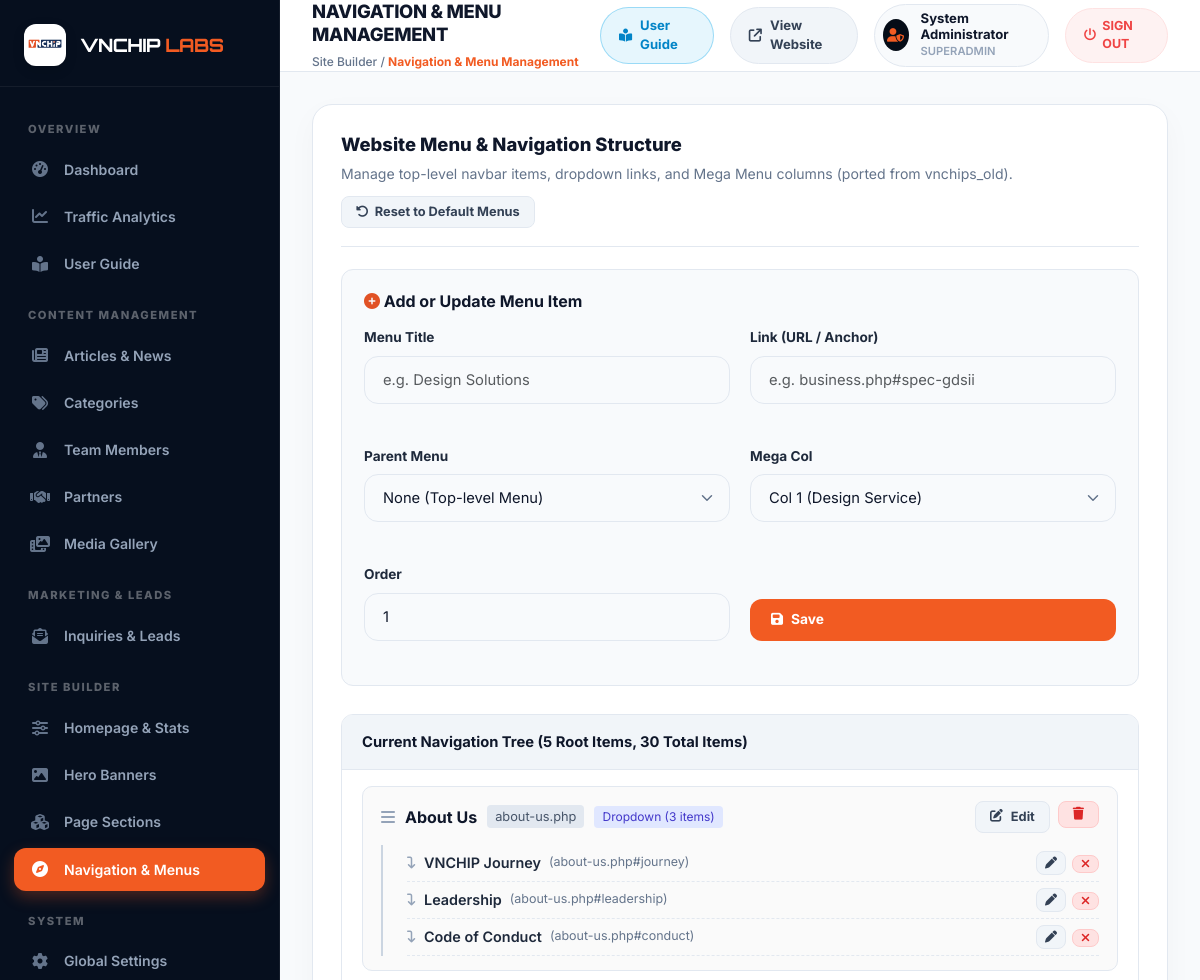
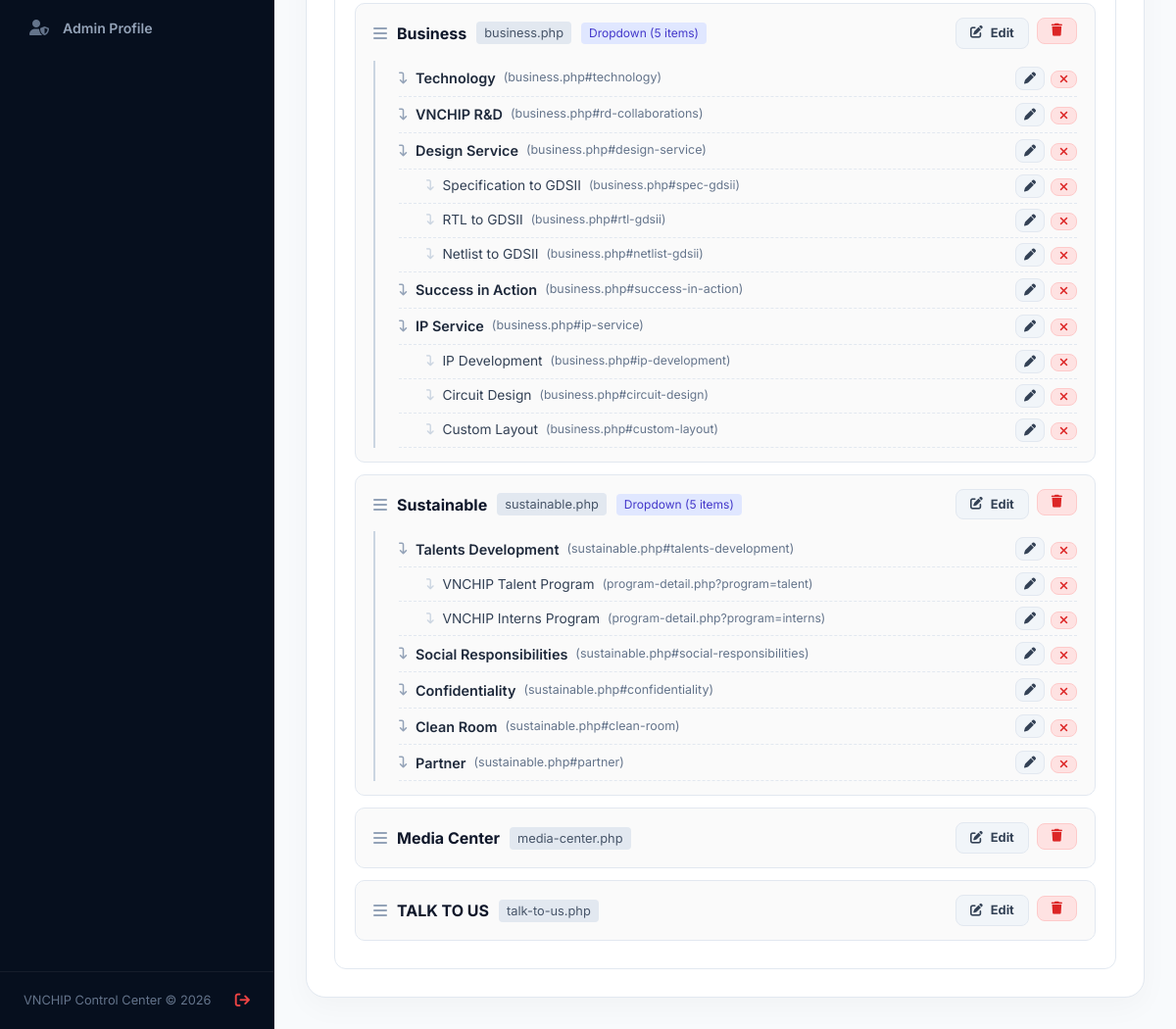
The app's page /chip-admin/menus.php (signed in) with its own data (2 pictures, top to bottom).
### tables this page shows
CREATE TABLE IF NOT EXISTS `menus` (
  `id` INT AUTO_INCREMENT PRIMARY KEY,
  `parent_id` INT DEFAULT 0 COMMENT 'ID of parent menu, 0 for main navigation',
  `title` VARCHAR(255) NOT NULL,
  `link` VARCHAR(255) DEFAULT '#',
  `sort_order` INT DEFAULT 0,
  `target` VARCHAR(20) DEFAULT '_self',
  `is_divider` TINYINT(1) DEFAULT 0,
  `column_group` INT DEFAULT 1
);

### includes/functions.php (called while the page is built, shortened)
<?php
function e($string) {
    return htmlspecialchars($string ?? '', ENT_QUOTES, 'UTF-8');
}

### chip-admin/menus.php (the view, shortened to what this page needs)
<?php
$pdo = Database::getInstance()->getConnection();
if ($pdo) {
    $pdo->exec("CREATE TABLE IF NOT EXISTS `menus` (
        `id` INT AUTO_INCREMENT PRIMARY KEY,
        `parent_id` INT DEFAULT 0,
        `title` VARCHAR(255) NOT NULL,
        `link` VARCHAR(255) DEFAULT '#',
        `sort_order` INT DEFAULT 0,
        `target` VARCHAR(20) DEFAULT '_self',
        `is_divider` TINYINT(1) DEFAULT 0,
        `column_group` INT DEFAULT 1
    ) ENGINE=InnoDB DEFAULT CHARSET=utf8mb4 COLLATE=utf8mb4_unicode_ci;");
}
$allMenus = [];
if ($pdo) {
    try {
        $stmt = $pdo->query("SELECT * FROM `menus` ORDER BY `sort_order` ASC");
        $allMenus = $stmt->fetchAll(PDO::FETCH_ASSOC);
    } catch (Exception $e) {
        $allMenus = [];
    }
}
$parents = array_filter($allMenus, function($m) { return $m['parent_id'] == 0; });
$childrenOf = function ($parentId) use ($allMenus) {
    return array_filter($allMenus, function($m) use ($parentId) { return $m['parent_id'] == $parentId; });
};
require_once __DIR__ . '/includes/header.php';
?>
<div class="admin-panel" style="max-width: 1060px; margin: 0 auto;">
  <div class="panel-header" style="display: flex; justify-content: space-between; align-items: center;">
    <div>
      <h3 class="panel-title">Website Menu & Navigation Structure</h3>
      <p style="color: #64748B; font-size: 0.88rem; margin: 4px 0 0;">Manage top-level navbar items, dropdown links, and Mega Menu columns (ported from vnchips_old).</p>
    </div>
    <form action="" method="POST" onsubmit="return confirm('Reset all menus to default VNCHIP structure?');">
      <button type="submit" class="btn btn-secondary btn-sm" style="display: inline-flex; align-items: center; gap: 6px;">
        <i class="fa-solid fa-rotate-left"></i> Reset to Default Menus
      </button>
    </form>
  </div>
  <div style="background: #F8FAFC; border-radius: 12px; padding: 22px; margin-bottom: 28px; border: 1px solid #E2E8F0;">
    <h4 style="font-size: 1rem; font-weight: 700; color: #0F172A; margin-bottom: 16px;">
      <i class="fa-solid fa-plus-circle" style="color: #E15225;"></i> Add or Update Menu Item
    </h4>
    <form action="" method="POST" class="form-row" style="align-items: flex-end;">
      <div class="form-group" style="flex: 2;">
        <label class="form-label">Menu Title</label>
        <input type="text" name="title" id="edit_title" class="form-control" placeholder="e.g. Design Solutions" required>
      </div>
      <div class="form-group" style="flex: 2;">
        <label class="form-label">Link (URL / Anchor)</label>
        <input type="text" name="link" id="edit_link" class="form-control" placeholder="e.g. business.php#spec-gdsii" required>
      </div>
      <div class="form-group" style="flex: 2;">
        <label class="form-label">Parent Menu</label>
        <select name="parent_id" id="edit_parent_id" class="form-control">
          <option value="0">None (Top-level Menu)</option>
        </select>
      </div>
      <div class="form-group" style="flex: 1.2;">
        <label class="form-label">Mega Col</label>
        <select name="column_group" id="edit_col_group" class="form-control">
          <option value="1">Col 1 (Design Service)</option>
        </select>
      </div>
      <div class="form-group" style="flex: 1;">
        <label class="form-label">Order</label>
        <input type="number" name="sort_order" id="edit_sort_order" class="form-control" value="1" min="0">
      </div>
      <div class="form-group" style="flex: 1.2;">
        <button type="submit" class="btn btn-primary" style="width: 100%;">
          <i class="fa-solid fa-save"></i> Save
        </button>
      </div>
    </form>
  </div>
  <div style="background: #FFFFFF; border-radius: 12px; border: 1px solid #E2E8F0; overflow: hidden;">
    <div style="padding: 16px 20px; background: #F1F5F9; border-bottom: 1px solid #E2E8F0; font-weight: 700; font-size: 0.92rem; color: #0F172A;">
      Current Navigation Tree (<?= count($parents) ?> Root Items, <?= count($allMenus) ?> Total Items)
    </div>
    <?php if (empty($parents)): ?>
      <div style="padding: 30px; text-align: center; color: #64748B;">
        No menu items found. Click <strong>Reset to Default Menus</strong> above to initialize with the vnchips_old structure.
      </div>
    <?php else: ?>
      <div style="padding: 16px 20px;">
        <?php foreach ($parents as $p): ?>
          <?php
            $children = array_filter($allMenus, function($m) use ($p) { return $m['parent_id'] == $p['id']; });
            $isMega = (strtoupper($p['title']) === 'DESIGN SOLUTIONS');
          ?>
          <div style="border: 1px solid #E2E8F0; border-radius: 10px; margin-bottom: 12px; padding: 14px 18px; background: #FAFAFA;">
            <div style="display: flex; justify-content: space-between; align-items: center;">
              <div style="display: flex; align-items: center; gap: 10px;">
                <i class="fa-solid fa-bars" style="color: #94A3B8;"></i>
                <strong style="font-size: 1rem; color: #0F172A;"><?= e($p['title']) ?></strong>
                <span style="font-size: 0.8rem; background: #E2E8F0; color: #475569; padding: 2px 8px; border-radius: 4px;">
                  <?= e($p['link']) ?>
                </span>
                <?php if ($isMega): ?>
                  <span style="font-size: 0.75rem; background: #FEF3C7; color: #B45309; padding: 2px 8px; border-radius: 4px; font-weight: 700;">
                    MEGA MENU (2 Columns)
                  </span>
                <?php elseif (count($children) > 0): ?>
                  <span style="font-size: 0.75rem; background: #E0E7FF; color: #4338CA; padding: 2px 8px; border-radius: 4px;">
                    Dropdown (<?= count($children) ?> items)
                  </span>
                <?php endif; ?>
              </div>
              <div style="display: flex; gap: 8px;">
                <button type="button" class="btn btn-secondary btn-sm" onclick="editMenu(<?= htmlspecialchars(json_encode($p)) ?>)">
                  <i class="fa-solid fa-pen-to-square"></i> Edit
                </button>
                <form action="" method="POST" style="display: inline;" onsubmit="return confirm('Delete this menu item and its submenus?');">
                  <button type="submit" class="btn btn-danger btn-sm">
                    <i class="fa-solid fa-trash"></i>
                  </button>
                </form>
              </div>
            </div>
            <?php if (!empty($children)): ?>
              <div style="margin-top: 12px; padding-left: 24px; border-left: 2px solid #CBD5E1;">
                <?php foreach ($children as $c): ?>
                  <div style="display: flex; justify-content: space-between; align-items: center; padding: 6px 0; border-bottom: 1px dashed #E2E8F0;">
                    <div style="display: flex; align-items: center; gap: 8px;">
                      <i class="fa-solid fa-arrow-turn-down" style="color: #94A3B8; font-size: 0.75rem;"></i>
                      <span style="font-size: 0.9rem; color: #1E293B; font-weight: 600;"><?= e($c['title']) ?></span>
                      <span style="font-size: 0.78rem; color: #64748B;">(<?= e($c['link']) ?>)</span>
                    </div>
                    <div style="display: flex; gap: 6px;">
                      <button type="button" class="btn btn-secondary btn-sm" style="padding: 2px 8px; font-size: 0.75rem;" onclick="editMenu(<?= htmlspecialchars(json_encode($c)) ?>)">
                        <i class="fa-solid fa-pen"></i>
                      </button>
                      <form action="" method="POST" style="display: inline;" onsubmit="return confirm('Delete this submenu?');">
                        <button type="submit" class="btn btn-danger btn-sm" style="padding: 2px 8px; font-size: 0.75rem;">
                          <i class="fa-solid fa-xmark"></i>
                        </button>
                      </form>
                    </div>
                  </div>
                  <?php foreach ($childrenOf($c['id']) as $g): ?>
                    <div style="display: flex; justify-content: space-between; align-items: center; padding: 5px 0 5px 28px; border-bottom: 1px dashed #E2E8F0;">
                      <div style="display: flex; align-items: center; gap: 8px;">
                        <i class="fa-solid fa-arrow-turn-down" style="color: #CBD5E1; font-size: 0.7rem;"></i>
                        <span style="font-size: 0.86rem; color: #334155;"><?= e($g['title']) ?></span>
                        <span style="font-size: 0.76rem; color: #64748B;">(<?= e($g['link']) ?>)</span>
                      </div>
                      <div style="display: flex; gap: 6px;">
                        <button type="button" class="btn btn-secondary btn-sm" style="padding: 2px 8px; font-size: 0.75rem;" onclick="editMenu(<?= htmlspecialchars(json_encode($g)) ?>)">
                          <i class="fa-solid fa-pen"></i>
                        </button>
                        <form action="" method="POST" style="display: inline;" onsubmit="return confirm('Delete this submenu?');">
                          <button type="submit" class="btn btn-danger btn-sm" style="padding: 2px 8px; font-size: 0.75rem;">
                            <i class="fa-solid fa-xmark"></i>
                          </button>
                        </form>
                      </div>
                    </div>
                  <?php endforeach; ?>
                <?php endforeach; ?>
              </div>
            <?php endif; ?>
          </div>
        <?php endforeach; ?>
      </div>
    <?php endif; ?>
  </div>
</div>
<?php require_once __DIR__ . '/includes/footer.php'; ?>

### records on screen
menus: title "About Us", link "about-us.php", count($children) "3"
menus: title "VNCHIP Journey", link "about-us.php#journey"
menus: title "Leadership", link "about-us.php#leadership"
menus: title "Code of Conduct", link "about-us.php#conduct"
menus: title "Business", link "business.php", count($children) "5"
menus: title "Technology", link "business.php#technology"
menus: title "VNCHIP R&D", link "business.php#rd-collaborations"
menus: title "Design Service", link "business.php#design-service"
menus: title "Specification to GDSII", link "business.php#spec-gdsii"
menus: title "RTL to GDSII", link "business.php#rtl-gdsii"
menus: title "Netlist to GDSII", link "business.php#netlist-gdsii"
menus: title "Success in Action", link "business.php#success-in-action"
menus: title "IP Service", link "business.php#ip-service"
menus: title "IP Development", link "business.php#ip-development"
menus: title "Circuit Design", link "business.php#circuit-design"
menus: title "Custom Layout", link "business.php#custom-layout"
menus: title "Sustainable", link "sustainable.php", count($children) "5"
menus: title "Talents Development", link "sustainable.php#talents-development"
menus: title "VNCHIP Talent Program", link "program-detail.php?program=talent"
menus: title "VNCHIP Interns Program", link "program-detail.php?program=interns"
menus: title "Social Responsibilities", link "sustainable.php#social-responsibilities"
menus: title "Confidentiality", link "sustainable.php#confidentiality"
menus: title "Clean Room", link "sustainable.php#clean-room"
menus: title "Partner", link "sustainable.php#partner"
menus: title "Media Center", link "media-center.php"
menus: title "TALK TO US", link "talk-to-us.php"

### other values on screen
$groupLabel "OVERVIEW"
$label "Dashboard"
$label "Traffic Analytics"
$label "User Guide"
$groupLabel "CONTENT MANAGEMENT"
$label "Articles & News"
$label "Categories"
$label "Team Members"
$label "Partners"
$label "Media Gallery"
$groupLabel "MARKETING & LEADS"
$label "Inquiries & Leads"
$groupLabel "SITE BUILDER"
$label "Homepage & Stats"
$label "Hero Banners"
